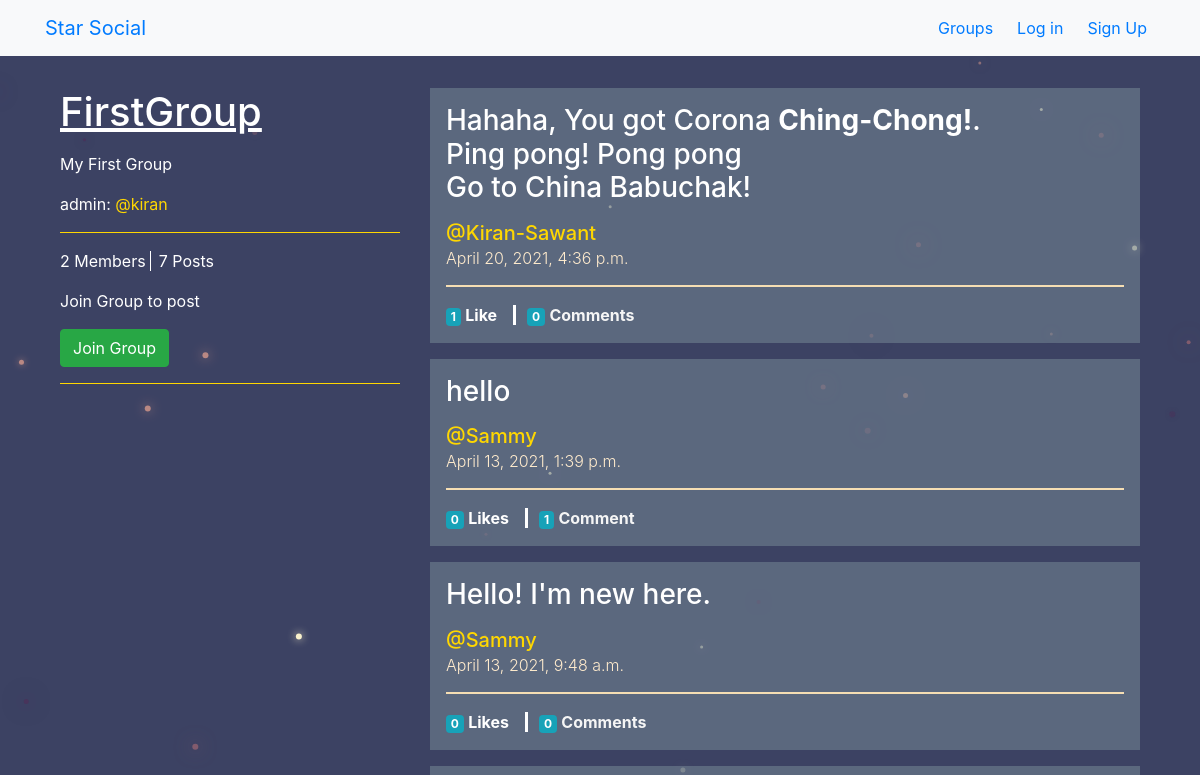
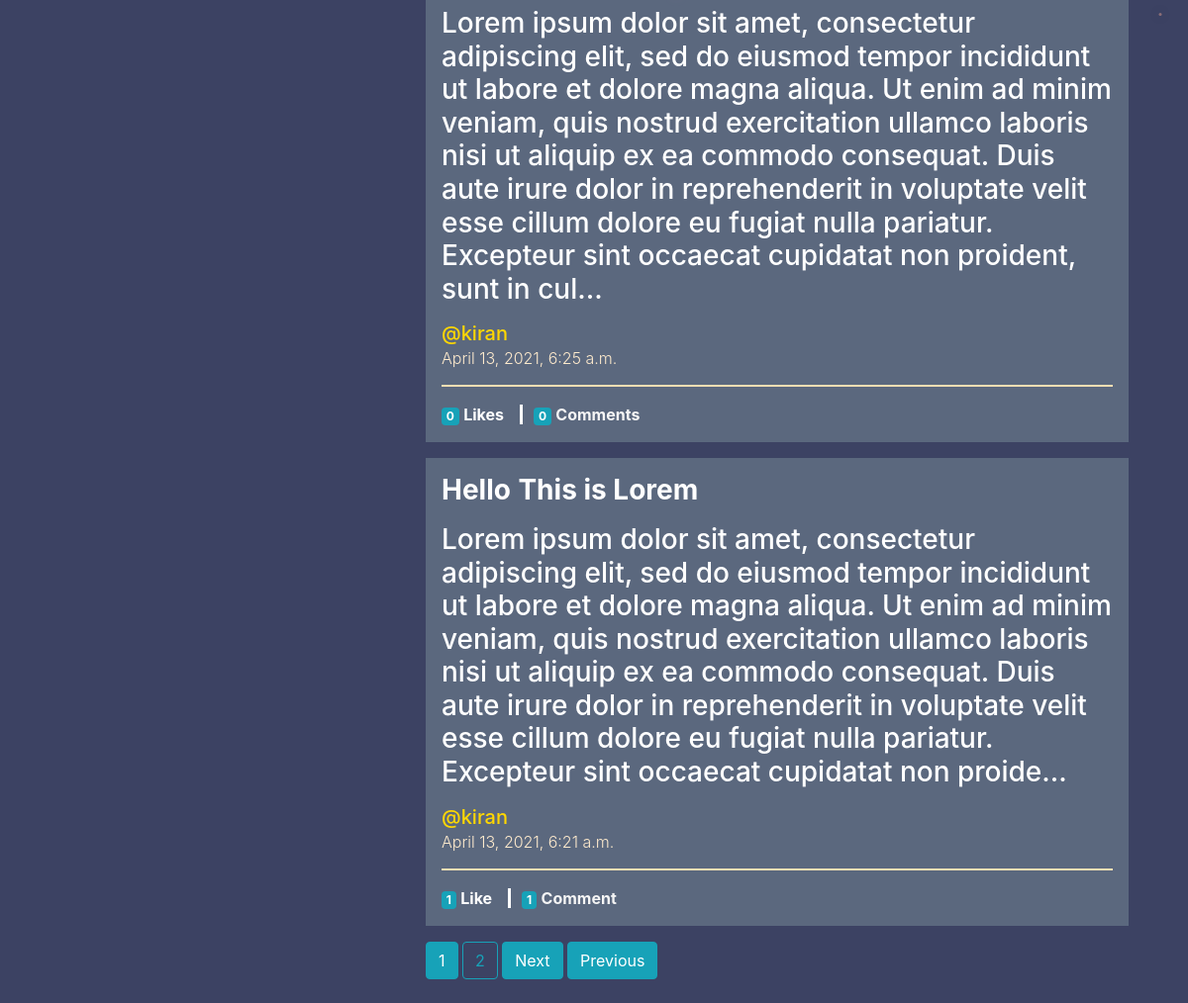
The page /groups/posts/in/firstgroup/ on the database its author committed (2 pictures, top to bottom).
### groups/models.py (models this page shows, shortened)
class Group(models.Model):
    name             = models.CharField(max_length=255, unique=True)
    slug             = models.SlugField(allow_unicode=True, unique=True)
    description      = models.TextField(blank=True, default='')
    description_html = models.TextField(editable=False, default='', blank=True)
    members          = models.ManyToManyField(User, through='GroupMember')               # One group can hav many users & vice-versa.
    created_by       = models.ForeignKey(User, related_name='admin', on_delete=models.DO_NOTHING, null=True)

### posts/models.py (models this page shows, shortened)
class Post(models.Model):
    user            = models.ForeignKey(User, related_name='author', on_delete=models.CASCADE)
    created_on      = models.DateTimeField(auto_now=True)
    message         = models.TextField()
    message_html    = models.TextField(editable=False)
    likes           = models.ManyToManyField(User, related_name='likes', blank=True)
    group           = models.ForeignKey(Group, related_name='groupposts', null=True, blank=True, on_delete=models.CASCADE)
    class Meta:
        ordering = ['-created_on']
        unique_together = ['user', 'message']

### groups/views.py (the view)
# urls.py: re_path(r'^posts/in/(?P<slug>[-\w]+)/$', views.SingleGroup.as_view(), name='single'),
class SingleGroup(gen.DetailView, MultipleObjectMixin):
    model = models.Group
    paginate_by = 5
    def get_context_data(self, **kwargs):
        object_list = Post.objects.filter(group=self.object)
        context = super(SingleGroup, self).get_context_data(object_list=object_list, **kwargs)
        return context

### groups/templates/groups/group_detail.html (shortened to what this page needs)
{% extends "groups/group_base.html" %}
{% block pregroup %}
    <div class="col-lg-4 mt-3" style="width: 20rem;">
        <h1><u>{{ group.name }}</u></h1>
        <div class="mb-1">
            <p>{{ group.description_html|safe }}</p>
            <p>admin: <a href="{% url 'posts:for_user' username=group.created_by.username %}" style="color: gold;">@{{ group.created_by }}</a></p>
            <hr style="border-color: gold;">
        </div>
        <div class="inline-flex">
            <span> {{group.members.count}} Member{{group.members.count|pluralize}}</span>
            <span style="border-left:solid 0.5mm white; padding-left:2mm">{{group.groupposts.count}} Post{{group.groupposts.count|pluralize}}</span>
        </div>
        <div class="post mt-3">
            {% if user in group.members.all %}
                <a href="{% url 'posts:create' pk=group.pk %}" class="btn btn-primary">Post</a>
            {% else %}
                <p>Join Group to post</p>
            {% endif %}
        </div>
        <div class="content mt-3">
            {% if user in group.members.all %}
                <a href="{% url 'groups:leave' slug=group.slug %}" class="btn btn-outline-warning">Leave Group</a>
            {% else %}
                <a href="{% url 'groups:join' slug=group.slug %}" class="btn btn-success">Join Group</a>
            {% endif %}
        </div>
        <hr style="border-color: gold;">
    </div>
{% endblock %}
{% block group_content %}
    <div class="col-lg-8 mt-3">
        {% if group.groupposts.count == 0 %}
            <h2>No posts in this Group yet...</h2>
        {% else %}
            {% for post in object_list %}
                <a href="{% url 'posts:single' username=post.user.username pk=post.id %}" style="color: white;">
                    {% include "posts/_post.html" with hide_delete=True %}
                </a>
            {% endfor %}
            {% if is_paginated %}
                {% for num in page_obj.paginator.page_range %}
                    {% if page_obj.number == num %}
                        <a class='btn btn-info mb-4'href="?page={{ num }}">{{ num }}</a>
                    {% elif  num > page_obj.number|add:'-3' and num < page_obj.number|add:'3' %}
                        <a class='btn btn-outline-info mb-4'href="?page={{ num }}">{{ num }}</a>
                    {% endif %}
                {% endfor %}
                {% if page_obj.has_next %}
                    <a class='btn btn-info mb-4'href="?page={{ page_obj.next_page_number }}">Next</a>
                    <a class='btn btn-info mb-4'href="?page={{ page_obj.paginator.num_pages }}">Previous</a>
                {% endif %}
            {% endif %}
        {% endif %}
    </div>
{% endblock %}

### posts/templates/posts/_post.html (shortened to what this page needs)
<div class="post media mb-3 p-3" style=" background-color: rgba(112, 128, 144, 0.61);">
    <div class="media-body" style="opacity: 100%;">
        {% if not trunc %}
            <h3>{{ post.message_html|safe|truncatechars_html:400 }}</h3>
        {% else %}
            <h3>{{ post.message_html|safe }}</h3>
        {% endif %}
        <h5>
            <span class="username">
                <a style="color: gold;" href="{% url 'posts:for_user'  username=post.user.username %}">
                    @{{post.user.username}}
                </a>
            </span><br>
            <time class="time">
                <a href="{% url 'posts:single' username=post.user.username pk=post.pk %}">
                    <small class="font-weight-light" style="color: blanchedalmond;">{{ post.created_on }}</small>
                </a>
            </time>
        </h5>
        <hr style="border: solid 0.5mm wheat;">
        <div class="mt-3">
            <a href="{% url 'posts:like-toggle' username=post.user.username pk=post.pk %}" style="color: white; padding-right: 3mm;">
                <span class="badge badge-info">{{ post.likes.count }} </span>
                <b>Like{{ post.likes.count|pluralize }}</b>
            </a>
            <a href="{% url 'posts:comment' pk=post.pk %}" style="color: whitesmoke; border-left: solid white; padding-left: 3mm;">
                <span class="badge badge-info">{{ post.comments.count }}</span>
                <b>Comment{{ post.comments.count|pluralize }}</b>
            </a>
        </div>
    </div>
</div>

### static/starsocial/CSS/master.css (style rules this page uses)
body { margin: 0; overflow: scroll; background-color: rgba(2, 10, 53, 0.767); }

### templates/accounts/base.html (style rules this page uses)
body { margin: 0; padding: 0; overflow-y: auto; overflow-x:hidden; color: white; }

### rows shown on the page
Group: name "FirstGroup", description_html "My First Group", created_by "kiran", members.count "2", groupposts.count "7"
Post: message_html "Hahaha, You got Corona Ching-Chong! . Ping pong! Pong pong Go to China Babuchak!", user.username "Kiran-Sawant", created_on "April 20, 2021, 4:36 p.m.", likes.count "1", comments.count "0"
Post: message_html "hello", user.username "Sammy", created_on "April 13, 2021, 1:39 p.m.", likes.count "0", comments.count "1"
Post: message_html "Hello! I'm new here.", user.username "Sammy", created_on "April 13, 2021, 9:48 a.m.", likes.count "0", comments.count "0"
Post: message_html "Lorem ipsum dolor sit amet, consectetur adipiscing elit, sed do eiusmod tempor incididunt ut labore et dolore magna aliqua. Ut enim ad minim veniam, quis nostrud exercitation ullamco laboris nisi ut aliquip ex ea commodo consequat. Duis aute irure dolor in reprehenderit in voluptate velit esse cillum dolore eu fugiat nulla pariatur. Excepteur sint occaecat cupidatat non proident, sunt in cul…", user.username "kiran", created_on "April 13, 2021, 6:25 a.m.", likes.count "0", comments.count "0"
Post: message_html "Hello This is Lorem Lorem ipsum dolor sit amet, consectetur adipiscing elit, sed do eiusmod tempor incididunt ut labore et dolore magna aliqua. Ut enim ad minim veniam, quis nostrud exercitation ullamco laboris nisi ut aliquip ex ea commodo consequat. Duis aute irure dolor in reprehenderit in voluptate velit esse cillum dolore eu fugiat nulla pariatur. Excepteur sint occaecat cupidatat non proide…", user.username "kiran", created_on "April 13, 2021, 6:21 a.m.", likes.count "1", comments.count "1"

### other values the page prints
{{ num }} "1"
{{ num }} "2"
